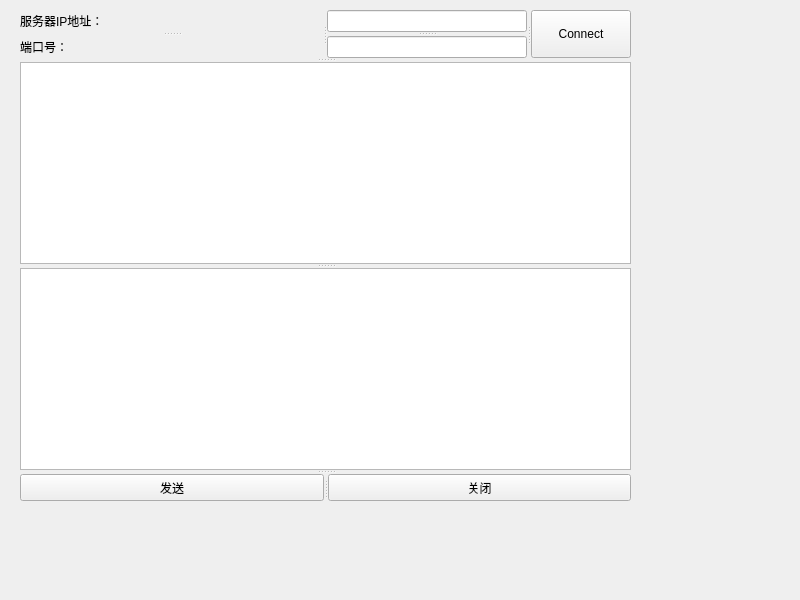
<?xml version="1.0" encoding="UTF-8"?>
<ui version="4.0">
 <class>Clientwidget</class>
 <widget class="QWidget" name="Clientwidget">
  <property name="geometry">
   <rect>
    <x>0</x>
    <y>0</y>
    <width>800</width>
    <height>600</height>
   </rect>
  </property>
  <property name="windowTitle">
   <string>Clientwidget</string>
  </property>
  <widget class="QSplitter" name="splitter_5">
   <property name="geometry">
    <rect>
     <x>20</x>
     <y>10</y>
     <width>611</width>
     <height>491</height>
    </rect>
   </property>
   <property name="orientation">
    <enum>Qt::Orientation::Vertical</enum>
   </property>
   <widget class="QSplitter" name="splitter_3">
    <property name="orientation">
     <enum>Qt::Orientation::Horizontal</enum>
    </property>
    <widget class="QSplitter" name="splitter">
     <property name="maximumSize">
      <size>
       <width>16777215</width>
       <height>16777215</height>
      </size>
     </property>
     <property name="orientation">
      <enum>Qt::Orientation::Vertical</enum>
     </property>
     <widget class="QLabel" name="label">
      <property name="text">
       <string>服务器IP地址：</string>
      </property>
     </widget>
     <widget class="QLabel" name="label_2">
      <property name="text">
       <string>端口号：</string>
      </property>
     </widget>
    </widget>
    <widget class="QSplitter" name="splitter_2">
     <property name="maximumSize">
      <size>
       <width>200</width>
       <height>53</height>
      </size>
     </property>
     <property name="orientation">
      <enum>Qt::Orientation::Vertical</enum>
     </property>
     <widget class="QLineEdit" name="lineEditIP">
      <property name="maximumSize">
       <size>
        <width>200</width>
        <height>25</height>
       </size>
      </property>
     </widget>
     <widget class="QLineEdit" name="lineEditPort">
      <property name="maximumSize">
       <size>
        <width>200</width>
        <height>25</height>
       </size>
      </property>
     </widget>
    </widget>
    <widget class="QPushButton" name="buttonconnect">
     <property name="maximumSize">
      <size>
       <width>100</width>
       <height>16777215</height>
      </size>
     </property>
     <property name="text">
      <string>Connect</string>
     </property>
    </widget>
   </widget>
   <widget class="QTextEdit" name="textEditRead"/>
   <widget class="QTextEdit" name="textEditWrite"/>
   <widget class="QSplitter" name="splitter_4">
    <property name="orientation">
     <enum>Qt::Orientation::Horizontal</enum>
    </property>
    <widget class="QPushButton" name="buttonsend">
     <property name="text">
      <string>发送</string>
     </property>
    </widget>
    <widget class="QPushButton" name="buttonclose">
     <property name="text">
      <string>关闭</string>
     </property>
    </widget>
   </widget>
  </widget>
 </widget>
 <resources/>
 <connections/>
</ui>
